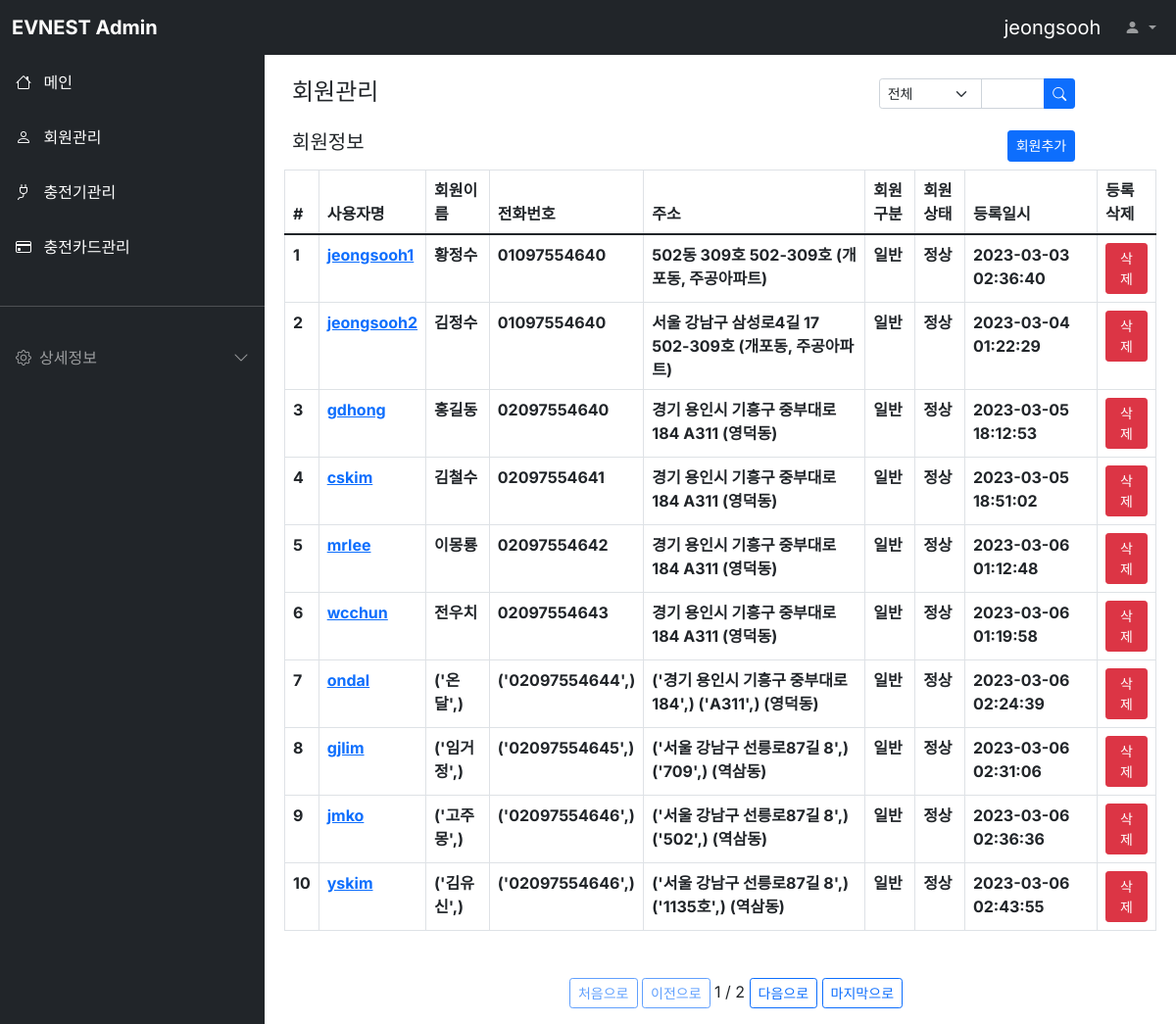
Page /evuser/ (signed in) on the committed database.
### evuser/models.py (models this page shows, shortened)
class Evuser(models.Model):
    userid = models.CharField(max_length=64,verbose_name='회원아이디')
    password = models.CharField(max_length=128,verbose_name='비밀번호')
    name = models.CharField(max_length=64,verbose_name='회원이름')
    email = models.EmailField(max_length=128,verbose_name='이메일')
    phone = models.CharField(max_length=128,verbose_name='전화번호')
    category = models.CharField(max_length=64,choices=[('일반','일반'),('법인','법인'),('기타','기타')],default='일반',verbose_name='회원구분')
    status = models.CharField(max_length=64,choices=[('정상','정상'),('해지','해지'),('유예','유예')],default='정상',verbose_name='회원상태')
    level = models.CharField(max_length=16,choices=[('admin','admin'),('user','user'),('Engineer','Engineer')],verbose_name='등급',default='user')
    register_dttm = models.DateTimeField(auto_now_add=True,verbose_name='등록시간')
    last_use_dttm = models.DateTimeField(auto_now_add=False,null=True,verbose_name='최근사용시간')
    postcode = models.CharField(max_length=64,verbose_name='우편번호')
    jibunAddress = models.CharField(max_length=400,verbose_name='지번주소')
    roadAddress = models.CharField(max_length=400,verbose_name='도로명주소')
    detailaddress = models.CharField(max_length=400,verbose_name='상세주소')
    extraaddress = models.CharField(max_length=400,verbose_name='참고항목')
    class Meta:
        db_table='nevsp_evuser'
        verbose_name ='회원'
        verbose_name_plural = '회원목록'

### evuser/views.py (the view, shortened to what this page needs)
# urls.py: path('',EvuserListView.as_view()),
class EvuserListView(ListView):
    template_name = 'evuser.html'
    model = Evuser
    context_object_name = 'evuserList'
    paginate_by = 10
    queryset = Evuser.objects.all()
    def get_context_data(self, **kwargs):
        context = super().get_context_data(**kwargs)
        queryset = Evuser.objects.all()
        query = self.request.GET.get("q", None)
        user_id = self.request.session['user']
        page = self.request.GET.get('page')
        category = self.request.GET.get('category')
        context['q'] = query
        context['category'] = category
        context['loginuser'] = user_id
        context['page']=page
        return context
    def get_queryset(self) :
        queryset = Evuser.objects.all()
        query = self.request.GET.get("q", None)
        category = self.request.GET.get('category')
        return queryset

### evuser/templates/evuser.html (shortened to what this page needs)
{% extends "base.html" %}
{% block contents %}
<div class="row mt-3 mx-3">
  <div class="col-md-8 fw-bold"><h4>회원관리</h4></div>
    <div class="col-md-3">
      <form method="get" action="/evuser/">{% csrf_token %}
        <div class="input-group input-group-sm">
          <select class="form-select form-select-sm" name="category" id="category">
            <option selected="selected" value="all">전체</option>
          </select>
          <input type="text" class="form-control" name="q" placeholder="" aria-label="Recipient's userid" aria-describedby="button-addon2">
          <button class="btn btn-primary" type="submit" id="button-addon2">
            <i class="bi bi-search"></i>
          </button>
        </div>
      </form>
    </div>
</div>
<div class="row mt-3 mx-3">
  <div class="col-md-8 fw-bold"><h5>회원정보</h5></div>
  <div class="col-md-3 d-grid justify-content-md-end">
    <button class="btn btn-primary btn-sm" onclick="location.href='/evuser/register/'">회원추가
    </button>
  </div>
</div>
<div class="row mt-2 mx-2">
  <div class="col-12">
    <table class="table table-bordered">
      <thead class="thead-light">
        <tr>
          <th scope="col">#</th>
          <th scope="col">사용자명</th>
          <th scope="col">회원이름</th>
          <th scope="col">전화번호</th>
          <th scope="col">주소</th>
          <th scope="co1">회원구분</th>
          <th scope="col">회원상태</th>
          <th scope="col">등록일시</th>
          <th scope="col">등록삭제</th>
        </tr>
      </thead>
      <tbody class="text-dark">
        {% for evuser in evuserList %}
        <tr>
          <th scope="row">{{ evuser.id }}</th>
          <th><a href="/evuser/{{ evuser.id }}">{{ evuser.userid }}</a></th>
          <th>{{ evuser.name }}</th>
          <th>{{ evuser.phone }}</th>
          <th>{{ evuser.roadAddress }} {{evuser.detailaddress}} {{evuser.extraaddress}}</th>
          <th>{{ evuser.category }}</th>
          <th>{{ evuser.status }}</th>
          <th>{{ evuser.register_dttm | date:'Y-m-d H:i:s' }}</th>
          <th><button class="btn btn-primary btn-sm btn-danger" onclick="window.open('/evuser/{{ evuser.id }}/delete','window_name','width=430,height=500,location=no,status=no,scrollbars=no');">삭제</button></th>
        </tr>
        {% endfor %}
      </tbody>
    </table>
    <div class="pagination justify-content-center mt-5">
      <ul class="step-links">
        {% if page_obj.has_previous %}
        <a class="btn btn-sm btn-outline-primary" href="?category={{category | default_if_none:''}}&q={{q | default_if_none:''}}&page=1">처음으로</a>
        <a class="btn btn-sm btn-outline-primary" href="?category={{category | default_if_none:''}}&q={{q | default_if_none:''}}&page={{ page_obj.previous_page_number }}">이전으로</a>
        {% else %}
        <a class="btn btn-sm btn-outline-primary disabled" href="#">처음으로</a>
        <a class="btn btn-sm btn-outline-primary disabled" href="#">이전으로</a>
        {% endif %}
      <span class="current">
        {{ page_obj.number }} / {{ page_obj.paginator.num_pages }}
      </span>
        {% if page_obj.has_next %}
        <a class="btn btn-sm btn-outline-primary" href="?category={{category | default_if_none:''}}&q={{q | default_if_none:''}}&page={{ page_obj.next_page_number }}">다음으로</a>
        <a class="btn btn-sm btn-outline-primary" href="?category={{category | default_if_none:''}}&q={{q | default_if_none:''}}&page={{ page_obj.paginator.num_pages }}">마지막으로</a>
        {% else %}
        <a class="btn btn-sm btn-outline-primary disabled" href="#">다음으로</a>
        <a class="btn btn-sm btn-outline-primary disabled" href="#">마지막으로</a>
        {% endif %}
      </ul>
    </div>
  </div>
</div>
{% endblock %}

### static/style.css (style rules this page uses)
body, button { font-family: "Inter", sans-serif; }
@media (min-width: 992px) { body { overflow: auto !important; } }

### rows in the picture
Evuser: id "1", userid "jeongsooh1", name "황정수", phone "01097554640", roadAddress "502동 309호", detailaddress "502-309호", extraaddress "(개포동, 주공아파트)", category "일반", status "정상", register_dttm "2023-03-03 02:36:40"
Evuser: id "2", userid "jeongsooh2", name "김정수", phone "01097554640", roadAddress "서울 강남구 삼성로4길 17", detailaddress "502-309호", extraaddress "(개포동, 주공아파트)", category "일반", status "정상", register_dttm "2023-03-04 01:22:29"
Evuser: id "3", userid "gdhong", name "홍길동", phone "02097554640", roadAddress "경기 용인시 기흥구 중부대로 184", detailaddress "A311", extraaddress "(영덕동)", category "일반", status "정상", register_dttm "2023-03-05 18:12:53"
Evuser: id "4", userid "cskim", name "김철수", phone "02097554641", roadAddress "경기 용인시 기흥구 중부대로 184", detailaddress "A311", extraaddress "(영덕동)", category "일반", status "정상", register_dttm "2023-03-05 18:51:02"
Evuser: id "5", userid "mrlee", name "이몽룡", phone "02097554642", roadAddress "경기 용인시 기흥구 중부대로 184", detailaddress "A311", extraaddress "(영덕동)", category "일반", status "정상", register_dttm "2023-03-06 01:12:48"
Evuser: id "6", userid "wcchun", name "전우치", phone "02097554643", roadAddress "경기 용인시 기흥구 중부대로 184", detailaddress "A311", extraaddress "(영덕동)", category "일반", status "정상", register_dttm "2023-03-06 01:19:58"
Evuser: id "7", userid "ondal", name "('온달',)", phone "('02097554644',)", roadAddress "('경기 용인시 기흥구 중부대로 184',)", detailaddress "('A311',)", extraaddress "(영덕동)", category "일반", status "정상", register_dttm "2023-03-06 02:24:39"
Evuser: id "8", userid "gjlim", name "('임거정',)", phone "('02097554645',)", roadAddress "('서울 강남구 선릉로87길 8',)", detailaddress "('709',)", extraaddress "(역삼동)", category "일반", status "정상", register_dttm "2023-03-06 02:31:06"
Evuser: id "9", userid "jmko", name "('고주몽',)", phone "('02097554646',)", roadAddress "('서울 강남구 선릉로87길 8',)", detailaddress "('502',)", extraaddress "(역삼동)", category "일반", status "정상", register_dttm "2023-03-06 02:36:36"
Evuser: id "10", userid "yskim", name "('김유신',)", phone "('02097554646',)", roadAddress "('서울 강남구 선릉로87길 8',)", detailaddress "('1135호',)", extraaddress "(역삼동)", category "일반", status "정상", register_dttm "2023-03-06 02:43:55"

### other values in the picture
{{ loginuser }} "jeongsooh"
{{ page_obj.number }} "1"
{{ page_obj.paginator.num_pages }} "2"
